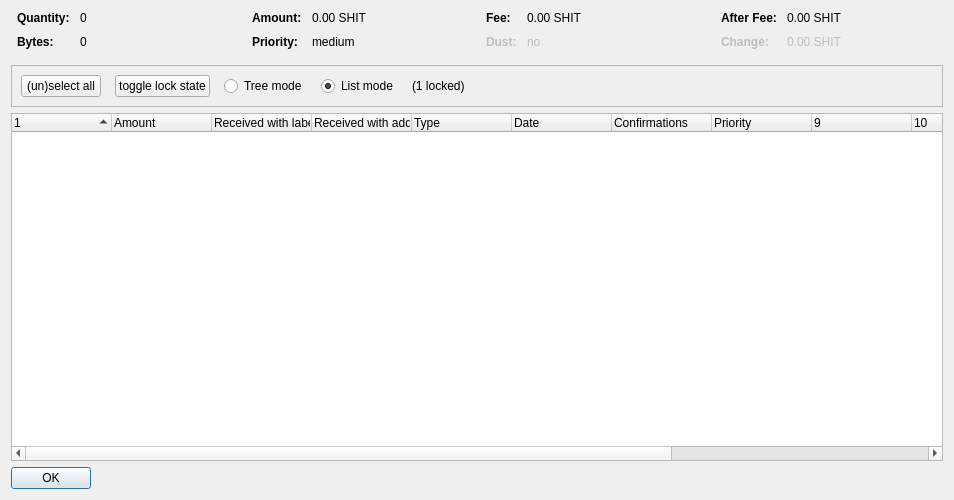
<?xml version="1.0" encoding="UTF-8"?>
<ui version="4.0">
 <class>CoinControlDialog</class>
 <widget class="QDialog" name="CoinControlDialog">
  <property name="geometry">
   <rect>
    <x>0</x>
    <y>0</y>
    <width>954</width>
    <height>500</height>
   </rect>
  </property>
  <property name="windowTitle">
   <string>Coin Selection</string>
  </property>
  <layout class="QVBoxLayout" name="verticalLayout">
   <item>
    <layout class="QHBoxLayout" name="horizontalLayoutTop" stretch="0,0,0,0">
     <property name="topMargin">
      <number>0</number>
     </property>
     <property name="bottomMargin">
      <number>10</number>
     </property>
     <item>
      <layout class="QFormLayout" name="formLayoutCoinControl1">
       <property name="horizontalSpacing">
        <number>10</number>
       </property>
       <property name="verticalSpacing">
        <number>10</number>
       </property>
       <property name="leftMargin">
        <number>6</number>
       </property>
       <property name="rightMargin">
        <number>6</number>
       </property>
       <item row="0" column="0">
        <widget class="QLabel" name="labelCoinControlQuantityText">
         <property name="font">
          <font>
           <weight>75</weight>
           <bold>true</bold>
          </font>
         </property>
         <property name="text">
          <string>Quantity:</string>
         </property>
        </widget>
       </item>
       <item row="0" column="1">
        <widget class="QLabel" name="labelCoinControlQuantity">
         <property name="cursor">
          <cursorShape>IBeamCursor</cursorShape>
         </property>
         <property name="contextMenuPolicy">
          <enum>Qt::ActionsContextMenu</enum>
         </property>
         <property name="text">
          <string notr="true">0</string>
         </property>
         <property name="textInteractionFlags">
          <set>Qt::LinksAccessibleByMouse|Qt::TextSelectableByKeyboard|Qt::TextSelectableByMouse</set>
         </property>
        </widget>
       </item>
       <item row="1" column="0">
        <widget class="QLabel" name="labelCoinControlBytesText">
         <property name="font">
          <font>
           <weight>75</weight>
           <bold>true</bold>
          </font>
         </property>
         <property name="text">
          <string>Bytes:</string>
         </property>
        </widget>
       </item>
       <item row="1" column="1">
        <widget class="QLabel" name="labelCoinControlBytes">
         <property name="cursor">
          <cursorShape>IBeamCursor</cursorShape>
         </property>
         <property name="contextMenuPolicy">
          <enum>Qt::ActionsContextMenu</enum>
         </property>
         <property name="text">
          <string notr="true">0</string>
         </property>
         <property name="textInteractionFlags">
          <set>Qt::LinksAccessibleByMouse|Qt::TextSelectableByKeyboard|Qt::TextSelectableByMouse</set>
         </property>
        </widget>
       </item>
      </layout>
     </item>
     <item>
      <layout class="QFormLayout" name="formLayoutCoinControl2">
       <property name="horizontalSpacing">
        <number>10</number>
       </property>
       <property name="verticalSpacing">
        <number>10</number>
       </property>
       <property name="leftMargin">
        <number>6</number>
       </property>
       <property name="rightMargin">
        <number>6</number>
       </property>
       <item row="0" column="0">
        <widget class="QLabel" name="labelCoinControlAmountText">
         <property name="font">
          <font>
           <weight>75</weight>
           <bold>true</bold>
          </font>
         </property>
         <property name="text">
          <string>Amount:</string>
         </property>
        </widget>
       </item>
       <item row="0" column="1">
        <widget class="QLabel" name="labelCoinControlAmount">
         <property name="cursor">
          <cursorShape>IBeamCursor</cursorShape>
         </property>
         <property name="contextMenuPolicy">
          <enum>Qt::ActionsContextMenu</enum>
         </property>
         <property name="text">
          <string notr="true">0.00 SHIT</string>
         </property>
         <property name="textInteractionFlags">
          <set>Qt::LinksAccessibleByMouse|Qt::TextSelectableByKeyboard|Qt::TextSelectableByMouse</set>
         </property>
        </widget>
       </item>
       <item row="1" column="0">
        <widget class="QLabel" name="labelCoinControlPriorityText">
         <property name="font">
          <font>
           <weight>75</weight>
           <bold>true</bold>
          </font>
         </property>
         <property name="text">
          <string>Priority:</string>
         </property>
        </widget>
       </item>
       <item row="1" column="1">
        <widget class="QLabel" name="labelCoinControlPriority">
         <property name="cursor">
          <cursorShape>IBeamCursor</cursorShape>
         </property>
         <property name="contextMenuPolicy">
          <enum>Qt::ActionsContextMenu</enum>
         </property>
         <property name="text">
          <string>medium</string>
         </property>
         <property name="textInteractionFlags">
          <set>Qt::LinksAccessibleByMouse|Qt::TextSelectableByKeyboard|Qt::TextSelectableByMouse</set>
         </property>
        </widget>
       </item>
      </layout>
     </item>
     <item>
      <layout class="QFormLayout" name="formLayoutCoinControl3">
       <property name="horizontalSpacing">
        <number>10</number>
       </property>
       <property name="verticalSpacing">
        <number>10</number>
       </property>
       <property name="leftMargin">
        <number>6</number>
       </property>
       <property name="rightMargin">
        <number>6</number>
       </property>
       <item row="0" column="0">
        <widget class="QLabel" name="labelCoinControlFeeText">
         <property name="font">
          <font>
           <weight>75</weight>
           <bold>true</bold>
          </font>
         </property>
         <property name="text">
          <string>Fee:</string>
         </property>
        </widget>
       </item>
       <item row="0" column="1">
        <widget class="QLabel" name="labelCoinControlFee">
         <property name="cursor">
          <cursorShape>IBeamCursor</cursorShape>
         </property>
         <property name="contextMenuPolicy">
          <enum>Qt::ActionsContextMenu</enum>
         </property>
         <property name="text">
          <string notr="true">0.00 SHIT</string>
         </property>
         <property name="textInteractionFlags">
          <set>Qt::LinksAccessibleByMouse|Qt::TextSelectableByKeyboard|Qt::TextSelectableByMouse</set>
         </property>
        </widget>
       </item>
       <item row="1" column="0">
        <widget class="QLabel" name="labelCoinControlLowOutputText">
         <property name="enabled">
          <bool>false</bool>
         </property>
         <property name="font">
          <font>
           <weight>75</weight>
           <bold>true</bold>
          </font>
         </property>
         <property name="text">
          <string>Dust:</string>
         </property>
        </widget>
       </item>
       <item row="1" column="1">
        <widget class="QLabel" name="labelCoinControlLowOutput">
         <property name="enabled">
          <bool>false</bool>
         </property>
         <property name="cursor">
          <cursorShape>IBeamCursor</cursorShape>
         </property>
         <property name="contextMenuPolicy">
          <enum>Qt::ActionsContextMenu</enum>
         </property>
         <property name="text">
          <string>no</string>
         </property>
         <property name="textInteractionFlags">
          <set>Qt::LinksAccessibleByMouse|Qt::TextSelectableByKeyboard|Qt::TextSelectableByMouse</set>
         </property>
        </widget>
       </item>
      </layout>
     </item>
     <item>
      <layout class="QFormLayout" name="formLayoutCoinControl4">
       <property name="horizontalSpacing">
        <number>10</number>
       </property>
       <property name="verticalSpacing">
        <number>10</number>
       </property>
       <property name="leftMargin">
        <number>6</number>
       </property>
       <property name="rightMargin">
        <number>6</number>
       </property>
       <item row="0" column="0">
        <widget class="QLabel" name="labelCoinControlAfterFeeText">
         <property name="font">
          <font>
           <weight>75</weight>
           <bold>true</bold>
          </font>
         </property>
         <property name="text">
          <string>After Fee:</string>
         </property>
        </widget>
       </item>
       <item row="0" column="1">
        <widget class="QLabel" name="labelCoinControlAfterFee">
         <property name="cursor">
          <cursorShape>IBeamCursor</cursorShape>
         </property>
         <property name="contextMenuPolicy">
          <enum>Qt::ActionsContextMenu</enum>
         </property>
         <property name="text">
          <string notr="true">0.00 SHIT</string>
         </property>
         <property name="textInteractionFlags">
          <set>Qt::LinksAccessibleByMouse|Qt::TextSelectableByKeyboard|Qt::TextSelectableByMouse</set>
         </property>
        </widget>
       </item>
       <item row="1" column="0">
        <widget class="QLabel" name="labelCoinControlChangeText">
         <property name="enabled">
          <bool>false</bool>
         </property>
         <property name="font">
          <font>
           <weight>75</weight>
           <bold>true</bold>
          </font>
         </property>
         <property name="text">
          <string>Change:</string>
         </property>
        </widget>
       </item>
       <item row="1" column="1">
        <widget class="QLabel" name="labelCoinControlChange">
         <property name="enabled">
          <bool>false</bool>
         </property>
         <property name="cursor">
          <cursorShape>IBeamCursor</cursorShape>
         </property>
         <property name="contextMenuPolicy">
          <enum>Qt::ActionsContextMenu</enum>
         </property>
         <property name="text">
          <string notr="true">0.00 SHIT</string>
         </property>
         <property name="textInteractionFlags">
          <set>Qt::LinksAccessibleByMouse|Qt::TextSelectableByKeyboard|Qt::TextSelectableByMouse</set>
         </property>
        </widget>
       </item>
      </layout>
     </item>
    </layout>
   </item>
   <item>
    <widget class="QFrame" name="frame">
     <property name="minimumSize">
      <size>
       <width>0</width>
       <height>40</height>
      </size>
     </property>
     <property name="frameShape">
      <enum>QFrame::StyledPanel</enum>
     </property>
     <property name="frameShadow">
      <enum>QFrame::Sunken</enum>
     </property>
     <layout class="QHBoxLayout" name="horizontalLayout">
      <item>
       <layout class="QHBoxLayout" name="horizontalLayoutPanel" stretch="0,0,0,0,0,0">
        <property name="spacing">
         <number>14</number>
        </property>
        <item>
         <widget class="QPushButton" name="pushButtonSelectAll">
          <property name="sizePolicy">
           <sizepolicy hsizetype="Maximum" vsizetype="Fixed">
            <horstretch>0</horstretch>
            <verstretch>0</verstretch>
           </sizepolicy>
          </property>
          <property name="text">
           <string>(un)select all</string>
          </property>
          <property name="autoDefault">
           <bool>false</bool>
          </property>
         </widget>
        </item>
        <item>
         <widget class="QPushButton" name="pushButtonToggleLock">
          <property name="sizePolicy">
           <sizepolicy hsizetype="Maximum" vsizetype="Fixed">
            <horstretch>0</horstretch>
            <verstretch>0</verstretch>
           </sizepolicy>
          </property>
          <property name="text">
           <string>toggle lock state</string>
          </property>
          <property name="autoDefault">
           <bool>false</bool>
          </property>
         </widget>
        </item>
        <item>
         <widget class="QRadioButton" name="radioTreeMode">
          <property name="sizePolicy">
           <sizepolicy hsizetype="Maximum" vsizetype="Fixed">
            <horstretch>0</horstretch>
            <verstretch>0</verstretch>
           </sizepolicy>
          </property>
          <property name="text">
           <string>Tree mode</string>
          </property>
         </widget>
        </item>
        <item>
         <widget class="QRadioButton" name="radioListMode">
          <property name="sizePolicy">
           <sizepolicy hsizetype="Maximum" vsizetype="Fixed">
            <horstretch>0</horstretch>
            <verstretch>0</verstretch>
           </sizepolicy>
          </property>
          <property name="text">
           <string>List mode</string>
          </property>
          <property name="checked">
           <bool>true</bool>
          </property>
         </widget>
        </item>
        <item>
         <widget class="QLabel" name="labelLocked">
          <property name="text">
           <string>(1 locked)</string>
          </property>
         </widget>
        </item>
        <item>
         <spacer name="horizontalSpacer">
          <property name="orientation">
           <enum>Qt::Horizontal</enum>
          </property>
          <property name="sizeHint" stdset="0">
           <size>
            <width>40</width>
            <height>20</height>
           </size>
          </property>
         </spacer>
        </item>
       </layout>
      </item>
     </layout>
    </widget>
   </item>
   <item>
    <widget class="CoinControlTreeWidget" name="treeWidget">
     <property name="contextMenuPolicy">
      <enum>Qt::CustomContextMenu</enum>
     </property>
     <property name="sortingEnabled">
      <bool>false</bool>
     </property>
     <property name="columnCount">
      <number>13</number>
     </property>
     <attribute name="headerShowSortIndicator" stdset="0">
      <bool>true</bool>
     </attribute>
     <attribute name="headerStretchLastSection">
      <bool>false</bool>
     </attribute>
     <column>
      <property name="text">
       <string/>
      </property>
     </column>
     <column>
      <property name="text">
       <string>Amount</string>
      </property>
     </column>
     <column>
      <property name="text">
       <string>Received with label</string>
      </property>
     </column>
     <column>
      <property name="text">
       <string>Received with address</string>
      </property>
     </column>
     <column>
      <property name="text">
       <string>Type</string>
      </property>
     </column>
     <column>
      <property name="text">
       <string>Date</string>
      </property>
     </column>
     <column>
      <property name="text">
       <string>Confirmations</string>
      </property>
      <property name="toolTip">
       <string>Confirmed</string>
      </property>
     </column>
     <column>
      <property name="text">
       <string>Priority</string>
      </property>
     </column>
     <column>
      <property name="text">
       <string/>
      </property>
     </column>
     <column>
      <property name="text">
       <string/>
      </property>
     </column>
     <column>
      <property name="text">
       <string/>
      </property>
     </column>
     <column>
      <property name="text">
       <string/>
      </property>
     </column>
     <column>
      <property name="text">
       <string/>
      </property>
     </column>
    </widget>
   </item>
   <item>
    <widget class="QDialogButtonBox" name="buttonBox">
     <property name="sizePolicy">
      <sizepolicy hsizetype="Maximum" vsizetype="Fixed">
       <horstretch>0</horstretch>
       <verstretch>0</verstretch>
      </sizepolicy>
     </property>
     <property name="orientation">
      <enum>Qt::Horizontal</enum>
     </property>
     <property name="standardButtons">
      <set>QDialogButtonBox::Ok</set>
     </property>
    </widget>
   </item>
  </layout>
 </widget>
 <customwidgets>
  <customwidget>
   <class>CoinControlTreeWidget</class>
   <extends>QTreeWidget</extends>
   <header>coincontroltreewidget.h</header>
  </customwidget>
 </customwidgets>
 <resources/>
 <connections/>
</ui>
